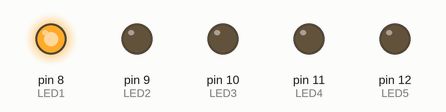
This sketch was run on a simulated Arduino Uno, built with avr-gcc and run on an emulated ATmega328P. Shown: output pins drawn as LEDs (lit = HIGH). What the sketch prints to the serial monitor is not drawn.

Above: at 0.5 s.
At 2.5 s:
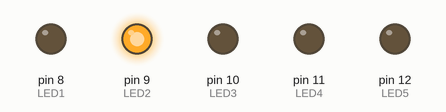
At 3.5 s:
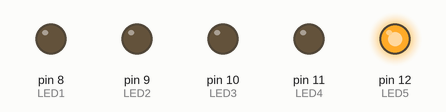
At 5.0 s:
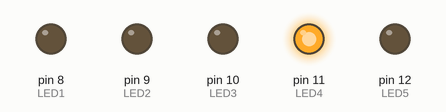
At 9.5 s:
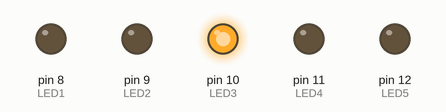
Timing chart, 0 to 10.4 s (numbered marks = the images above):
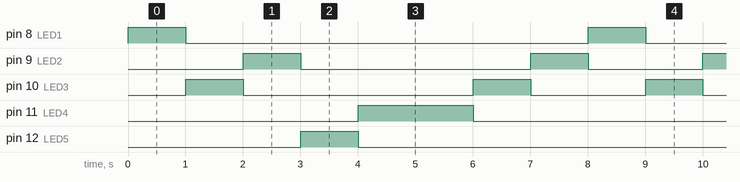

The sketch:

ledtest.ino
```cpp
int LED1 = 8;
int LED2 = 9;
int LED3 = 10;
int LED4 = 11;
int LED5 = 12;


void setup() {
  // put your setup code here, to run once:
  Serial.begin(9600);

  pinMode(LED1, OUTPUT);
  pinMode(LED2, OUTPUT);
  pinMode(LED3, OUTPUT);
  pinMode(LED4, OUTPUT);
  pinMode(LED5, OUTPUT);


}

void loop() {
  // put your main code here, to run repeatedly:


digitalWrite(LED1,HIGH);

Serial.print("Red");
delay(1000);
digitalWrite(LED1,LOW);

digitalWrite(LED3,HIGH);

Serial.print("White");
delay(1000);
digitalWrite(LED3,LOW);


digitalWrite(LED2,HIGH);

Serial.print("Green");
delay(1000);
digitalWrite(LED2,LOW);


digitalWrite(LED5,HIGH);
Serial.print("White");
delay(1000);
digitalWrite(LED5,LOW);


digitalWrite(LED4,HIGH);
Serial.print("White");
delay(1000);
digitalWrite(LED4,LOW);


digitalWrite(LED4,HIGH);
Serial.print("White");
delay(1000);
digitalWrite(LED4,LOW);


digitalWrite(LED3,HIGH);
Serial.print("White");
delay(1000);
digitalWrite(LED3,LOW);


digitalWrite(LED2,HIGH);
Serial.print("White");
delay(1000);
digitalWrite(LED2,LOW);


}
```

Measured:
- by itself, pin 8 (LED1), pin 12 (LED5): alternates HIGH for 1.0 s and LOW for 7.0 s
- by itself, pin 9 (LED2), pin 10 (LED3): repeats every 8.0 s: LOW 4.0 s, HIGH 1.0 s, LOW 2.0 s, HIGH 1.0 s
- by itself, pin 11 (LED4): alternates HIGH for 2.0 s and LOW for 6.0 s
